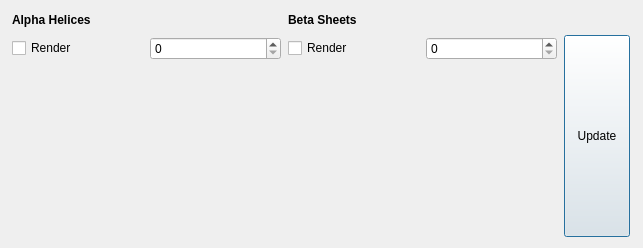
<?xml version="1.0" encoding="UTF-8"?>
<ui version="4.0">
 <class>HistogramDialog</class>
 <widget class="QDialog" name="HistogramDialog">
  <property name="geometry">
   <rect>
    <x>0</x>
    <y>0</y>
    <width>643</width>
    <height>248</height>
   </rect>
  </property>
  <property name="windowTitle">
   <string>HistogramDialog</string>
  </property>
  <layout class="QGridLayout" name="gridLayout_3">
   <item row="0" column="0">
    <widget class="QLabel" name="label_11">
     <property name="maximumSize">
      <size>
       <width>111</width>
       <height>18</height>
      </size>
     </property>
     <property name="font">
      <font>
       <weight>75</weight>
       <bold>true</bold>
      </font>
     </property>
     <property name="autoFillBackground">
      <bool>false</bool>
     </property>
     <property name="text">
      <string>Alpha Helices</string>
     </property>
    </widget>
   </item>
   <item row="0" column="1">
    <widget class="QLabel" name="label_12">
     <property name="maximumSize">
      <size>
       <width>111</width>
       <height>18</height>
      </size>
     </property>
     <property name="font">
      <font>
       <weight>75</weight>
       <bold>true</bold>
      </font>
     </property>
     <property name="text">
      <string>Beta Sheets</string>
     </property>
    </widget>
   </item>
   <item row="1" column="0">
    <layout class="QGridLayout" name="gridLayout_2">
     <item row="0" column="0">
      <widget class="QCheckBox" name="m_RenderAlphaCheckBox">
       <property name="enabled">
        <bool>true</bool>
       </property>
       <property name="text">
        <string>Render</string>
       </property>
      </widget>
     </item>
     <item row="0" column="1">
      <widget class="QSpinBox" name="m_SecondaryStructureAlphaSpinBox">
       <property name="enabled">
        <bool>true</bool>
       </property>
      </widget>
     </item>
     <item row="1" column="0" colspan="2">
      <widget class="QWidget" name="m_AlphaHistogram" native="true">
       <property name="enabled">
        <bool>true</bool>
       </property>
       <property name="minimumSize">
        <size>
         <width>269</width>
         <height>166</height>
        </size>
       </property>
       <property name="maximumSize">
        <size>
         <width>269</width>
         <height>166</height>
        </size>
       </property>
      </widget>
     </item>
    </layout>
   </item>
   <item row="1" column="1">
    <layout class="QGridLayout" name="gridLayout">
     <item row="0" column="0">
      <widget class="QCheckBox" name="m_RenderBetaCheckBox">
       <property name="text">
        <string>Render</string>
       </property>
      </widget>
     </item>
     <item row="0" column="1">
      <widget class="QSpinBox" name="m_SecondaryStructureBetaSpinBox"/>
     </item>
     <item row="1" column="0" colspan="2">
      <widget class="QWidget" name="m_BetaHistogram" native="true">
       <property name="minimumSize">
        <size>
         <width>269</width>
         <height>166</height>
        </size>
       </property>
       <property name="maximumSize">
        <size>
         <width>269</width>
         <height>166</height>
        </size>
       </property>
      </widget>
     </item>
    </layout>
   </item>
   <item row="1" column="2">
    <widget class="QPushButton" name="m_PushButtonUpdate">
     <property name="sizePolicy">
      <sizepolicy hsizetype="Minimum" vsizetype="Fixed">
       <horstretch>62</horstretch>
       <verstretch>202</verstretch>
      </sizepolicy>
     </property>
     <property name="minimumSize">
      <size>
       <width>66</width>
       <height>202</height>
      </size>
     </property>
     <property name="maximumSize">
      <size>
       <width>66</width>
       <height>202</height>
      </size>
     </property>
     <property name="text">
      <string>Update</string>
     </property>
    </widget>
   </item>
  </layout>
 </widget>
 <resources/>
 <connections/>
</ui>
